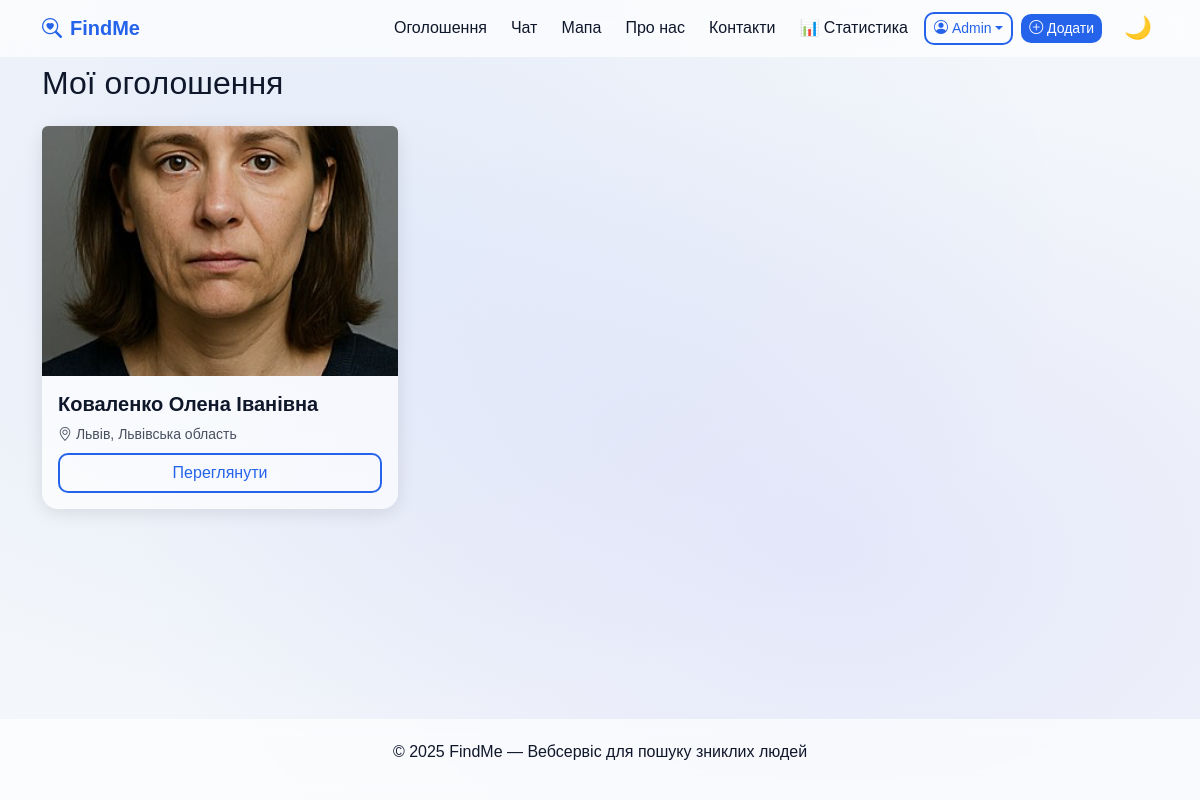
/my-posts/ (signed in), run on the app's committed database.
### missing_persons/models.py (models this page shows, shortened)
class MissingPerson(models.Model):
    STATUS_CHOICES = [
       ('missing', 'У розшуку'),
        ('found', 'Знайдено'),
    ]
    CATEGORY_CHOICES = [
    ('child', 'Дитина'),
    ('adult', 'Дорослий'),
    ('elderly', 'Літня людина'),
    ('military', 'Військовий'),
    ('disabled', 'Людина з інвалідністю'),
    ('other', 'Інше'),
]
    user = models.ForeignKey(User, on_delete=models.CASCADE)
    full_name = models.CharField(max_length=150)
    birth_date = models.DateField(null=True, blank=True)
    missing_date = models.DateField()
    region = models.CharField(max_length=100)
    city = models.CharField(max_length=100)
    description = models.TextField()
    photo = models.ImageField(upload_to='missing_persons/', blank=True, null=True)
    category = models.CharField(max_length=50, choices=CATEGORY_CHOICES, default='other')
    status = models.CharField(max_length=20, choices=STATUS_CHOICES, default='missing')
    created_at = models.DateTimeField(auto_now_add=True)
    location = models.CharField("Останнє місце, де бачили", max_length=255, blank=True, null=True)
    latitude = models.FloatField(blank=True, null=True)
    longitude = models.FloatField(blank=True, null=True)

### missing_persons/views.py (the view)
# urls.py: path('my-posts/', mp_views.my_posts, name='my_posts'),
@login_required
def my_posts(request):
    persons = MissingPerson.objects.filter(user=request.user)
    return render(request, 'my_posts.html', {'persons': persons})

### templates/my_posts.html
{% extends 'base.html' %}
{% block content %}
<h2 class="mb-4">Мої оголошення</h2>
{% if persons %}
<div class="row g-4">
  {% for p in persons %}
  <div class="col-md-4">
    <div class="card h-100">
      {% if p.photo %}
      <img src="{{ p.photo.url }}" class="card-img-top rounded-top" alt="{{ p.full_name }}">
      {% endif %}
      <div class="card-body">
        <h5 class="fw-semibold">{{ p.full_name }}</h5>
        <p class="text-muted small mb-2"><i class="bi bi-geo-alt"></i> {{ p.city }}, {{ p.region }}</p>
        <a href="{% url 'missing_detail' p.pk %}" class="btn btn-outline-primary w-100">Переглянути</a>
      </div>
    </div>
  </div>
  {% endfor %}
</div>
{% else %}
  <p>У вас ще немає створених оголошень.</p>
{% endif %}
{% endblock %}

### templates/base.html (shortened to what this page needs)
{% load static %}
<!DOCTYPE html>
<html lang="uk" data-theme="light">
<head>
  <link href="https://cdn.jsdelivr.net/npm/bootstrap@5.3.3/dist/css/bootstrap.min.css" rel="stylesheet">
  <link href="https://cdn.jsdelivr.net/npm/bootstrap-icons@1.11.3/font/bootstrap-icons.css" rel="stylesheet">
</head>
<body>
  <nav class="navbar navbar-expand-lg fixed-top">
    <div class="container">
      <a class="navbar-brand d-flex align-items-center" href="/">
        <i class="bi bi-search-heart me-2"></i> FindMe
      </a>
     <div class="collapse navbar-collapse justify-content-end" id="navMenu">
  <ul class="navbar-nav align-items-center gap-2">
    <li class="nav-item"><a href="/home" class="nav-link">Оголошення</a></li>
    <li class="nav-item"><a href="/chat/" class="nav-link">Чат</a></li>
    <li class="nav-item"><a href="/map/" class="nav-link">Мапа</a></li>
    <li class="nav-item"><a href="/about/" class="nav-link">Про нас</a></li>
    <li class="nav-item"><a href="/contacts/" class="nav-link">Контакти</a></li>
    {% if user.is_staff or user.is_superuser %}
        <li class="nav-item"><a href="/statistics/" class="nav-link">📊 Статистика</a></li>
      {% endif %}
    {% if user.is_authenticated %}
      <li class="nav-item dropdown">
        <a class="btn btn-outline-primary btn-sm dropdown-toggle d-flex align-items-center"
           href="#" id="profileDropdown" role="button"
           data-bs-toggle="dropdown" aria-expanded="false">
          <i class="bi bi-person-circle me-1"></i> {{ user.username }}
        </a>
      </li>
      <li class="nav-item">
        <a href="/add/" class="btn btn-primary btn-sm me-2">
          <i class="bi bi-plus-circle"></i> Додати
        </a>
      </li>
    {% else %}
      <li class="nav-item"><a href="/login/" class="btn btn-outline-primary btn-sm">Увійти</a></li>
    {% endif %}
    <li class="nav-item">
      <button id="themeToggle" class="theme-toggle" title="Змінити тему">🌙</button>
    </li>
  </ul>
</div>
    </div>
  </nav>
  <main class="container mt-3 pt-5 fade-in">
    {% block content %}{% endblock %}
  </main>
  <footer>
    <p>© 2025 FindMe — Вебсервіс для пошуку зниклих людей</p>
  </footer>
</body>
</html>

### templates/base.html (style rules this page uses)
:root { --bg-light: #f3f6fa; --bg-dark: #0b1120; --glass-light: rgba(255, 255, 255, 0.65); --glass-dark: rgba(17, 25, 40, 0.65); --text-light: #0f172a; --text-dark: #f8fafc; --accent: #2563eb; --radius: 16px; --transition: all 0.3s ease; }
html[data-theme="light"] { --bg: var(--bg-light); --text: var(--text-light); --glass: var(--glass-light); }
body { background: var(--bg); color: var(--text); font-family: 'Poppins', sans-serif; transition: var(--transition); display: flex; flex-direction: column; min-height: 100vh; background-image: radial-gradient(at 30% 30%, rgba(37,99,235,0.08), transparent 60%), radial-gradient(at 70% 70%, rgba(99,102,241,0.1), transparent 60%); }
a { color: var(--accent); text-decoration: none; transition: var(--transition); }
h1, h2, h3, h4, h5, h6, p, small, label, li, span { color: var(--text); transition: var(--transition); }
.text-muted { color: var(--text) !important; opacity: 0.75; }
.navbar { backdrop-filter: blur(12px); background-color: var(--glass); border-bottom: 1px solid rgba(255,255,255,0.15); }
.navbar-brand { font-weight: 700; color: var(--accent) !important; }
.nav-link { font-weight: 500; color: var(--text) !important; }
.theme-toggle { border: none; background: transparent; font-size: 1.4rem; cursor: pointer; color: var(--accent); }
.card { border: none; border-radius: var(--radius); backdrop-filter: blur(20px); background-color: var(--glass); box-shadow: 0 4px 18px rgba(0,0,0,0.1); color: var(--text); transition: none; }
.card-img-top { height: 250px; object-fit: cover; border-top-left-radius: var(--radius); border-top-right-radius: var(--radius); }
footer { backdrop-filter: blur(10px); background-color: var(--glass); border-top: 1px solid rgba(255,255,255,0.2); padding: 20px; text-align: center; color: var(--text); margin-top: auto; }
.btn-primary { background-color: var(--accent); border: none; border-radius: 10px; }
.btn-outline-primary { border: 2px solid var(--accent); color: var(--accent); border-radius: 10px; }
.fade-in { animation: fadeIn 0.6s ease forwards; opacity: 0; }

### data on the page
MissingPerson: photo (picture), full_name "Коваленко Олена Іванівна", city "Львів", region "Львівська область"

### other printed values
{{ user.username }} "Admin"
